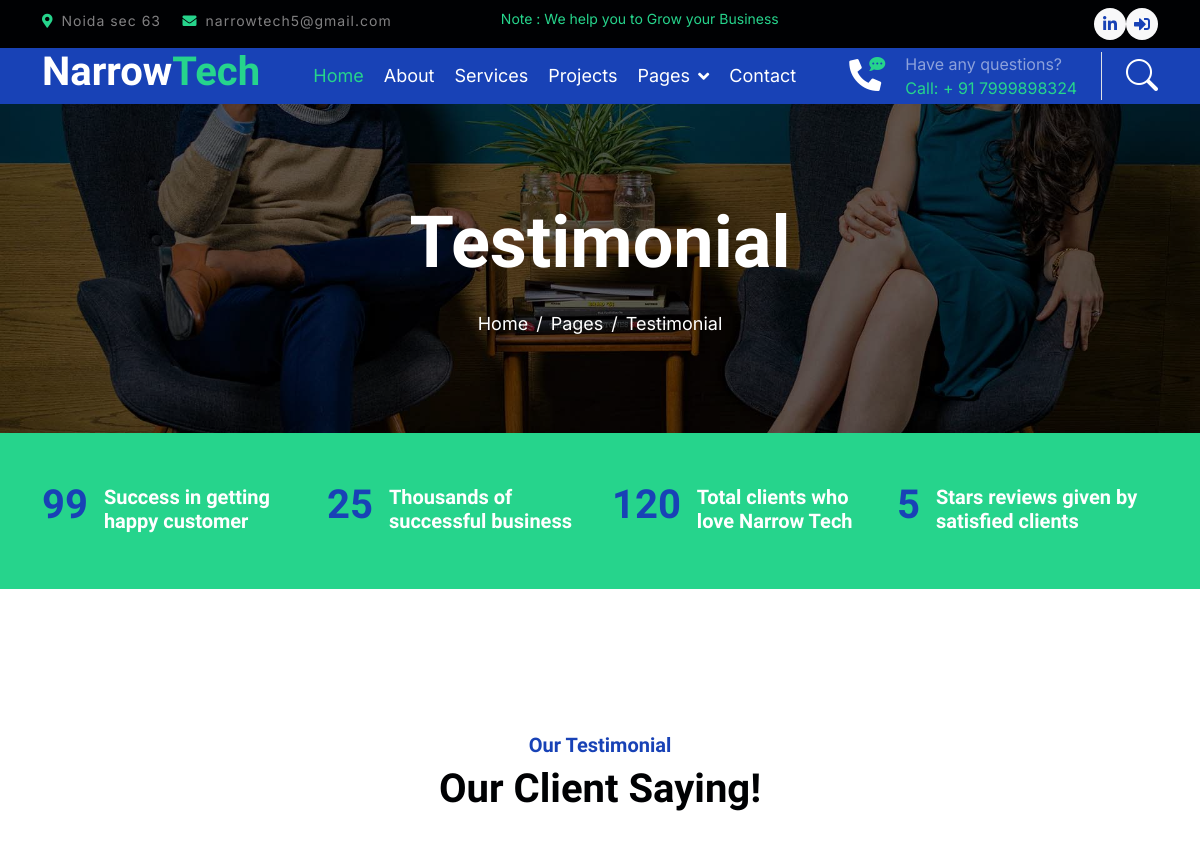
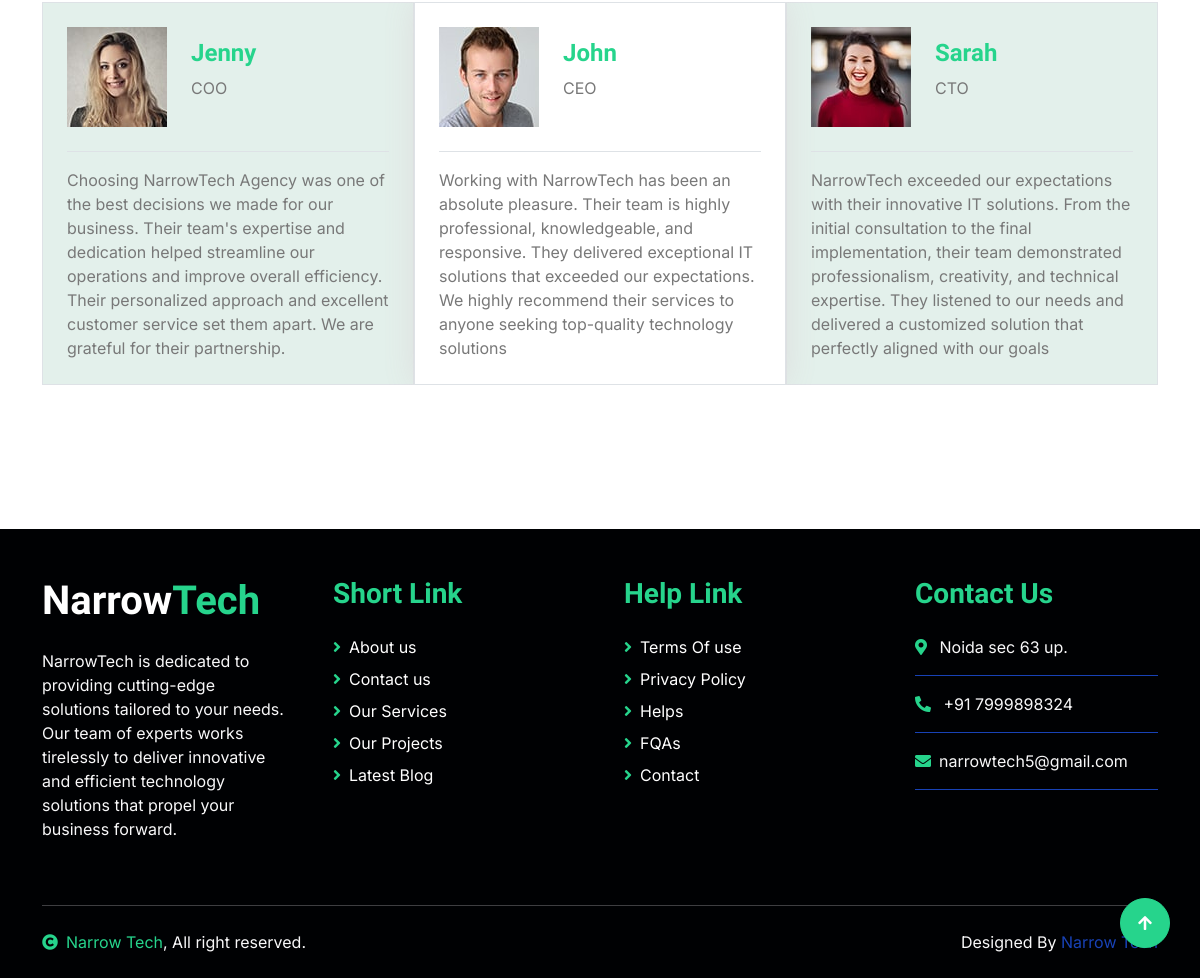
Page /testimonial/ on the committed database (2 pictures, top to bottom).
### myapp/models.py (models this page shows, shortened)
class Testimonial(models.Model):
    client_name = models.CharField(max_length=200)
    profession = models.CharField(max_length=200)
    image = models.ImageField(upload_to='testimonial_images')
    stars = models.IntegerField(default=0)  # For example, you can adjust the field type as needed
    comment = models.TextField(default='')  # Manually define a default value for the comment field
    class Meta:
        verbose_name_plural = "Our Testimonials"

### myapp/views.py (the view)
# urls.py: path('testimonial/',views.testimonial, name="testimonial"),
def testimonial(request):
    testimonials = Testimonial.objects.all()
    return render(request, 'testimonial.html',{'testimonials': testimonials})

### templates/testimonial.html (shortened to what this page needs)
{% extends 'base.html' %}
{% load static %}
{% block content %}
<!DOCTYPE html>
<html lang="en">
        <div class="container-fluid page-header py-5">
            <div class="container text-center py-5">
                <h1 class="display-2 text-white mb-4 animated slideInDown">Testimonial</h1>
                <nav aria-label="breadcrumb animated slideInDown">
                    <ol class="breadcrumb justify-content-center mb-0">
                        <li class="breadcrumb-item"><a href="#">Home</a></li>
                        <li class="breadcrumb-item"><a href="#">Pages</a></li>
                        <li class="breadcrumb-item" aria-current="page">Testimonial</li>
                    </ol>
                </nav>
            </div>
        </div>
        {% include 'fact.html' %}
        {% include 'testimonial_part.html' %}
    {% endblock %}

### templates/base.html
{% include "header.html" %}
{% block content %}
{% endblock %}
{%include "footer.html" %}

### templates/header.html (shortened to what this page needs)
{% load static %}
<!DOCTYPE html>
<html lang="en">
<head>
    <link href="https://cdnjs.cloudflare.com/ajax/libs/font-awesome/5.10.0/css/all.min.css" rel="stylesheet">
    <link href="https://cdn.jsdelivr.net/npm/bootstrap-icons@1.4.1/font/bootstrap-icons.css" rel="stylesheet">
    <link href="{% static 'lib/animate/animate.min.css' %}" rel="stylesheet">
    <link href="{% static 'lib/owlcarousel/assets/owl.carousel.min.css' %}" rel="stylesheet">
    <link href="{% static 'css/bootstrap.min.css' %}" rel="stylesheet">
    <link href="{% static 'css/style.css' %}" rel="stylesheet">
</head>
<body>
    <div class="container-fluid bg-dark py-2 d-none d-md-flex">
        <div class="container">
            <div class="d-flex justify-content-between topbar">
                <div class="top-info">
                    <small class="me-3 text-white-50"><a href="#"><i class="fas fa-map-marker-alt me-2 text-secondary"></i></a>Noida sec 63</small>
                    <small class="me-3 text-white-50"><a href="#"><i class="fas fa-envelope me-2 text-secondary"></i></a>narrowtech5@gmail.com</small>
                </div>
                <div id="note" class="text-secondary d-none d-xl-flex"><small>Note : We help you to Grow your Business</small></div>
                <div class="top-link">
                    <a href="" class="bg-light nav-fill btn btn-sm-square rounded-circle me-0"><i class="fab fa-linkedin-in text-primary"></i></a>
                    <a href="{% url 'login' %}" class="bg-light nav-fill btn btn-sm-square rounded-circle me-0"><i class="fas fa-sign-in-alt text-primary"></i></a>
                </div>
            </div>
        </div>
    </div>
    <div class="container-fluid bg-primary">
        <div class="container">
            <nav class="navbar navbar-dark navbar-expand-lg py-0">
                <a href="{% url 'index' %}">
                    <h1 class="text-white fw-bold d-block">
                        Narrow<span class="text-secondary">Tech</span></h1>
                </a>
                <div class="collapse navbar-collapse bg-transparent" id="navbarCollapse">
                    <div class="navbar-nav ms-auto mx-xl-auto p-0">
                        <a href="{% url 'index' %}" class="nav-item nav-link active text-secondary">Home</a>
                        <a href="{% url 'about' %}" class="nav-item nav-link">About</a>
                        <a href="{% url 'service' %}" class="nav-item nav-link">Services</a>
                        <a href="{% url 'project' %}" class="nav-item nav-link">Projects</a>
                        <div class="nav-item dropdown">
                            <a href="#" class="nav-link dropdown-toggle" data-bs-toggle="dropdown">Pages</a>
                        </div>
                        <a href="{% url 'contact' %}" class="nav-item nav-link">Contact</a>
                    </div>
                </div>
                <div class="d-none d-xl-flex flex-shirink-0">
                    <div id="phone-tada" class="d-flex align-items-center justify-content-center me-4">
                        <a href="" class="position-relative animated tada infinite">
                            <i class="fa fa-phone-alt text-white fa-2x"></i>
                            <div class="position-absolute" style="top: -7px; left: 20px;">
                                <span><i class="fa fa-comment-dots text-secondary"></i></span>
                            </div>
                        </a>
                    </div>
                    <div class="d-flex flex-column pe-4 border-end">
                        <span class="text-white-50">Have any questions?</span>
                        <span class="text-secondary">Call: + 91 7999898324</span>
                    </div>
                    <div class="d-flex align-items-center justify-content-center ms-4 ">
                        <a href="#"><i class="bi bi-search text-white fa-2x"></i> </a>
                    </div>
                </div>
            </nav>
        </div>
    </div>
</body>
</html>

### templates/fact.html
{% load static %}
<div class="container-fluid bg-secondary py-5">
    <div class="container">
        <div class="row">
            <div class="col-lg-3 wow fadeIn" data-wow-delay=".1s">
                <div class="d-flex counter">
                    <h1 class="me-3 text-primary counter-value">99</h1>
                    <h5 class="text-white mt-1">Success in getting happy customer</h5>
                </div>
            </div>
            <div class="col-lg-3 wow fadeIn" data-wow-delay=".3s">
                <div class="d-flex counter">
                    <h1 class="me-3 text-primary counter-value">25</h1>
                    <h5 class="text-white mt-1">Thousands of successful business</h5>
                </div>
            </div>
            <div class="col-lg-3 wow fadeIn" data-wow-delay=".5s">
                <div class="d-flex counter">
                    <h1 class="me-3 text-primary counter-value">120</h1>
                    <h5 class="text-white mt-1">Total clients who love Narrow Tech</h5>
                </div>
            </div>
            <div class="col-lg-3 wow fadeIn" data-wow-delay=".7s">
                <div class="d-flex counter">
                    <h1 class="me-3 text-primary counter-value">5</h1>
                    <h5 class="text-white mt-1">Stars reviews given by satisfied clients</h5>
                </div>
            </div>
        </div>
    </div>
</div>

### templates/testimonial_part.html
{% load static %}
<div class="container-fluid testimonial py-5 my-5">
    <div class="container py-5">
        <div class="text-center mx-auto pb-5 wow fadeIn" data-wow-delay=".3s" style="max-width: 600px;">
            <h5 class="text-primary">Our Testimonial</h5>
            <h1>Our Client Saying!</h1>
        </div>
        <div class="owl-carousel testimonial-carousel wow fadeIn" data-wow-delay=".5s">
            {% for testimonial in testimonials %}
            <div class="testimonial-item border p-4">
                <div class="d-flex align-items-center">
                    <div class="">
                        <img src="{{ testimonial.image.url }}" alt="{{ testimonial.client_name }}">
                    </div>
                    <div class="ms-4">
                        <h4 class="text-secondary">{{ testimonial.client_name }}</h4>
                        <p class="m-0 pb-3">{{ testimonial.profession }}</p>
                    </div>
                </div>
                <div class="border-top mt-4 pt-3">
                    <p class="mb-0">{{ testimonial.comment }}</p>
                </div>
            </div>
            {% endfor %}
        </div>
    </div>
</div>

### templates/footer.html (shortened to what this page needs)
{% load static %}
        <div class="container-fluid footer bg-dark wow fadeIn" data-wow-delay=".3s">
            <div class="container pt-5 pb-4">
                <div class="row g-5">
                    <div class="col-lg-3 col-md-6">
                        <a href="{% url 'index' %}">
                            <h1 class="text-white fw-bold d-block">Narrow<span class="text-secondary">Tech</span> </h1>
                        </a>
                        <p class="mt-4 text-light">NarrowTech is dedicated to providing cutting-edge solutions tailored to your needs. Our team of experts works tirelessly to deliver innovative and efficient technology solutions that propel your business forward.</p>
                    </div>
                    <div class="col-lg-3 col-md-6">
                        <a href="#" class="h3 text-secondary">Short Link</a>
                        <div class="mt-4 d-flex flex-column short-link">
                            <a href="{% url 'about' %}" class="mb-2 text-white"><i class="fas fa-angle-right text-secondary me-2"></i>About us</a>
                            <a href="{% url 'contact' %}" class="mb-2 text-white"><i class="fas fa-angle-right text-secondary me-2"></i>Contact us</a>
                            <a href="{% url 'service' %}" class="mb-2 text-white"><i class="fas fa-angle-right text-secondary me-2"></i>Our Services</a>
                            <a href="{% url 'project' %}" class="mb-2 text-white"><i class="fas fa-angle-right text-secondary me-2"></i>Our Projects</a>
                            <a href="{% url 'blog' %}" class="mb-2 text-white"><i class="fas fa-angle-right text-secondary me-2"></i>Latest Blog</a>
                        </div>
                    </div>
                    <div class="col-lg-3 col-md-6">
                        <a href="#" class="h3 text-secondary">Help Link</a>
                        <div class="mt-4 d-flex flex-column help-link">
                            <a href="" class="mb-2 text-white"><i class="fas fa-angle-right text-secondary me-2"></i>Terms Of use</a>
                            <a href="" class="mb-2 text-white"><i class="fas fa-angle-right text-secondary me-2"></i>Privacy Policy</a>
                            <a href="" class="mb-2 text-white"><i class="fas fa-angle-right text-secondary me-2"></i>Helps</a>
                            <a href="" class="mb-2 text-white"><i class="fas fa-angle-right text-secondary me-2"></i>FQAs</a>
                            <a href="" class="mb-2 text-white"><i class="fas fa-angle-right text-secondary me-2"></i>Contact</a>
                        </div>
                    </div>
                    <div class="col-lg-3 col-md-6">
                        <a href="{% url 'contact' %}" class="h3 text-secondary">Contact Us</a>
                        <div class="text-white mt-4 d-flex flex-column contact-link">
                            <a href="#" class="pb-3 text-light border-bottom border-primary"><i class="fas fa-map-marker-alt text-secondary me-2"></i> Noida sec 63 up.</a>
                            <a href="#" class="py-3 text-light border-bottom border-primary"><i class="fas fa-phone-alt text-secondary me-2"></i> +91 7999898324</a>
                            <a href="#" class="py-3 text-light border-bottom border-primary"><i class="fas fa-envelope text-secondary me-2"></i>narrowtech5@gmail.com</a>
                        </div>
                    </div>
                </div>
                <hr class="text-light mt-5 mb-4">
                <div class="row">
                    <div class="col-md-6 text-center text-md-start">
                        <span class="text-light"><a href="{% url 'index' %}" class="text-secondary"><i class="fas fa-copyright text-secondary me-2"></i>Narrow Tech</a>, All right reserved.</span>
                    </div>
                    <div class="col-md-6 text-center text-md-end">
                        <span class="text-light">Designed By<a href="{% url 'index' %}" class="text-secondary"> <a href="{% url 'index' %}">Narrow Tech</a></span>
                    </div>
                </div>
            </div>
        </div>
        <a href="#" class="btn btn-secondary btn-square rounded-circle back-to-top"><i class="fa fa-arrow-up text-white"></i></a>

### static/css/style.css (style rules this page uses)
.btn { font-weight: 600; transition: .5s; }
.btn-square { width: 38px; height: 38px; }
.btn-sm-square { width: 32px; height: 32px; }
.btn-square, .btn-sm-square, .btn-md-square, .btn-lg-square { padding: 0; display: flex; align-items: center; justify-content: center; font-weight: normal; }
.back-to-top { position: fixed; width: 50px; height: 50px; right: 30px; bottom: 30px; z-index: 99; }
.topbar .top-info { letter-spacing: 1px; }
.topbar .top-link { display: flex; align-items: center; justify-content: center; }
.topbar .top-link a { margin-right: 10px; }
#note { width: 500px; overflow: hidden; }
#note small { position: relative; display: inline-block; animation: mymove 5s infinite; animation-timing-function: all; }
.navbar .navbar-nav { padding: 15px 0; }
.navbar .navbar-nav .nav-link { padding: 10px; color: var(--bs-white); font-size: 18px; outline: none; }
.navbar .navbar-nav .nav-link:hover, .navbar .navbar-nav .nav-link.active { color: var(--bs-secondary) !important; }
.navbar .dropdown-toggle::after { border: none; content: "\f107"; font-family: "font awesome 5 free"; font-weight: 900; vertical-align: middle; margin-left: 8px; }
.page-header { background: linear-gradient(rgba(0, 0, 0, .6), rgba(0, 0, 0, .6)), url(../img/carousel-1.jpg) center center no-repeat; background-size: cover; }
.page-header .breadcrumb-item+.breadcrumb-item::before { color: var(--bs-white); }
.page-header .breadcrumb-item, .page-header .breadcrumb-item a { font-size: 18px; color: var(--bs-white); }
.testimonial-item { background: #e3f0eb; }
.testimonial-carousel .owl-item .testimonial-item { transition: .5s; }
.testimonial-carousel .owl-item.center .testimonial-item { background: #FFFFFF !important; box-shadow: 0 0 30px #DDDDDD; }
.footer .short-link a, .footer .help-link a, .footer .contact-link a { transition: .5s; }

### rows in the picture
Testimonial: image (picture), client_name "John", profession "CEO", comment "Working with NarrowTech has been an absolute pleasure. Their team is highly professional, knowledgeable, and responsive. They delivered exceptional IT solutions that exceeded our expectations. We highly recommend their services to anyone seeking top-quality technology solutions"
Testimonial: image (picture), client_name "Sarah", profession "CTO", comment "NarrowTech exceeded our expectations with their innovative IT solutions. From the initial consultation to the final implementation, their team demonstrated professionalism, creativity, and technical expertise. They listened to our needs and delivered a customized solution that perfectly aligned with our goals"
Testimonial: image (picture), client_name "Jenny", profession "COO", comment "Choosing NarrowTech Agency was one of the best decisions we made for our business. Their team's expertise and dedication helped streamline our operations and improve overall efficiency. Their personalized approach and excellent customer service set them apart. We are grateful for their partnership."
